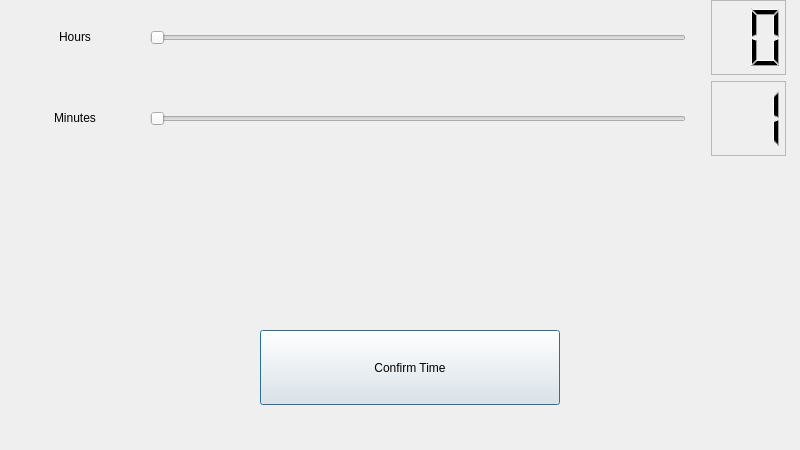
<?xml version="1.0" encoding="UTF-8"?>
<ui version="4.0">
 <class>Settime</class>
 <widget class="QDialog" name="Settime">
  <property name="geometry">
   <rect>
    <x>0</x>
    <y>0</y>
    <width>800</width>
    <height>450</height>
   </rect>
  </property>
  <property name="windowTitle">
   <string>Dialog</string>
  </property>
  <widget class="QPushButton" name="ConfirmTime">
   <property name="geometry">
    <rect>
     <x>260</x>
     <y>330</y>
     <width>300</width>
     <height>75</height>
    </rect>
   </property>
   <property name="text">
    <string>Confirm Time</string>
   </property>
  </widget>
  <widget class="QWidget" name="gridLayoutWidget">
   <property name="geometry">
    <rect>
     <x>0</x>
     <y>0</y>
     <width>811</width>
     <height>291</height>
    </rect>
   </property>
   <layout class="QGridLayout" name="SetTimeHomeScreen">
    <property name="sizeConstraint">
     <enum>QLayout::SetMinAndMaxSize</enum>
    </property>
    <property name="leftMargin">
     <number>25</number>
    </property>
    <property name="rightMargin">
     <number>25</number>
    </property>
    <property name="horizontalSpacing">
     <number>25</number>
    </property>
    <item row="1" column="2">
     <widget class="QLCDNumber" name="MinutesDisplay">
      <property name="minimumSize">
       <size>
        <width>75</width>
        <height>75</height>
       </size>
      </property>
      <property name="frameShape">
       <enum>QFrame::StyledPanel</enum>
      </property>
      <property name="frameShadow">
       <enum>QFrame::Plain</enum>
      </property>
      <property name="digitCount">
       <number>2</number>
      </property>
      <property name="intValue" stdset="0">
       <number>1</number>
      </property>
     </widget>
    </item>
    <item row="0" column="0">
     <widget class="QLabel" name="HoursLabel">
      <property name="text">
       <string>&lt;html&gt;&lt;head/&gt;&lt;body&gt;&lt;p align=&quot;center&quot;&gt;Hours&lt;/p&gt;&lt;/body&gt;&lt;/html&gt;</string>
      </property>
     </widget>
    </item>
    <item row="0" column="2">
     <widget class="QLCDNumber" name="HoursDisplay">
      <property name="minimumSize">
       <size>
        <width>75</width>
        <height>75</height>
       </size>
      </property>
      <property name="frameShape">
       <enum>QFrame::StyledPanel</enum>
      </property>
      <property name="frameShadow">
       <enum>QFrame::Plain</enum>
      </property>
      <property name="digitCount">
       <number>2</number>
      </property>
     </widget>
    </item>
    <item row="1" column="1">
     <widget class="QSlider" name="MinutesSlider">
      <property name="minimum">
       <number>1</number>
      </property>
      <property name="maximum">
       <number>60</number>
      </property>
      <property name="orientation">
       <enum>Qt::Horizontal</enum>
      </property>
     </widget>
    </item>
    <item row="0" column="1">
     <widget class="QSlider" name="HoursSlider">
      <property name="maximum">
       <number>3</number>
      </property>
      <property name="orientation">
       <enum>Qt::Horizontal</enum>
      </property>
     </widget>
    </item>
    <item row="1" column="0">
     <widget class="QLabel" name="MinutesLabel">
      <property name="minimumSize">
       <size>
        <width>100</width>
        <height>0</height>
       </size>
      </property>
      <property name="text">
       <string>&lt;html&gt;&lt;head/&gt;&lt;body&gt;&lt;p align=&quot;center&quot;&gt;Minutes&lt;/p&gt;&lt;/body&gt;&lt;/html&gt;</string>
      </property>
     </widget>
    </item>
   </layout>
  </widget>
 </widget>
 <resources/>
 <connections/>
</ui>
